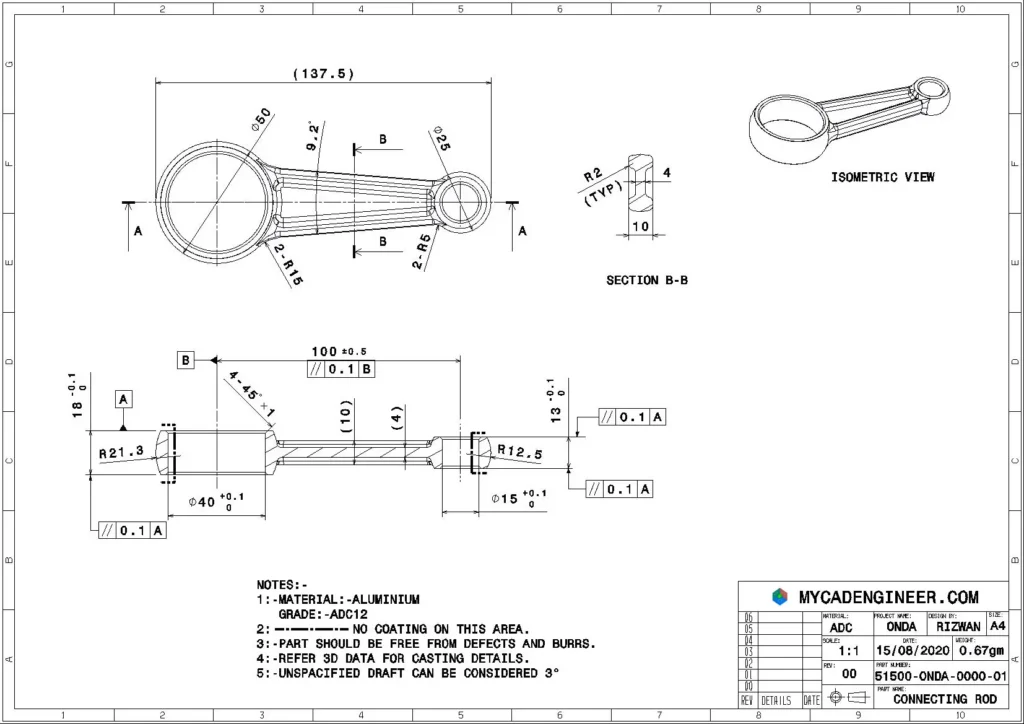
#> input picture training_data/gdt/CONNECTING-ROD-1024x724.webp, 1024 x 724 px; its folder holds only this picture in this run
$ python -i raster_to_dxf.py   (imports and definitions only)
#> lines starting #> are read from the running program, lines starting #| are printed output that depends on the picture; after the words box and inside, x2 and y2 are one past the last pixel; in counts of white or black regions, pixels touching at a corner belong together
### src/segmentation/title_block.py
"""Title block and border segmentation for engineering drawing sheets."""

from __future__ import annotations

from dataclasses import asdict, dataclass
from pathlib import Path
from typing import Iterable

import numpy as np
from PIL import Image, ImageFilter, ImageOps

@dataclass(frozen=True)
class NormalizedBox:
    x: float
    y: float
    w: float
    h: float

    def clipped(self) -> "NormalizedBox":
        x0 = min(max(self.x, 0.0), 1.0)
        y0 = min(max(self.y, 0.0), 1.0)
        x1 = min(max(self.x + self.w, 0.0), 1.0)
        y1 = min(max(self.y + self.h, 0.0), 1.0)
        return NormalizedBox(x0, y0, max(0.0, x1 - x0), max(0.0, y1 - y0))

    # [7 lines left out: function to_pixels, not called in this run]

    def to_dict(self) -> dict[str, float]:
        return asdict(self.clipped())


@dataclass(frozen=True)
class TitleBlockCandidate:
    crop: NormalizedBox
    confidence: float
    score: float
    method: str
    line_rows: int
    line_cols: int
    dark_density: float
    notes: tuple[str, ...]
    present: bool = True

    # [5 lines left out: function to_dict, not called in this run]


@dataclass(frozen=True)
class BorderSegmentation:
    confidence: float
    masks: tuple[NormalizedBox, ...]
    notes: tuple[str, ...]
    present: bool = True

    # [309 lines left out: functions to_dict, analyze_drawing_structure, detect_title_block, estimate_border, detect_projection_regions, not called in this run]


def crop_image(image_path: str | Path, box: NormalizedBox) -> Image.Image:
    image = Image.open(image_path).convert("RGB")
    return image.crop(box.to_pixels(*image.size))


# [20 lines left out: function iter_default_title_block_images, not called in this run]


def _dark_mask(arr: np.ndarray) -> np.ndarray:
    threshold = min(225, max(145, int(np.percentile(arr, 35) + 42)))
    return arr < threshold


# [187 lines left out: functions _fallback_candidate, _group_close_indices, _select_bottom_table_rows, _select_title_block_columns, _horizontal_extent_from_rows, _count_projection_peaks and 8 more, not called in this run]

### src/vectorization/raster_to_dxf.py
"""Convert scanned drawing rasters into simple DXF line evidence.

This module is deliberately CAD-oriented rather than art-vector-oriented. It
extracts straight-line primitives, boxed annotation frames, and review overlays
that downstream segmentation tools can inspect without re-reading pixels.
"""

from __future__ import annotations

from dataclasses import asdict, dataclass
from math import atan2, degrees, hypot
from pathlib import Path
from typing import Iterable

import cv2
import ezdxf
import numpy as np
from PIL import Image, ImageDraw

from src.segmentation.title_block import NormalizedBox


@dataclass(frozen=True)
class VectorSegment:
    x1: float
    y1: float
    x2: float
    y2: float
    length: float
    angle: float
    orientation: str
    source: str = "hough"

    # [9 lines left out: function to_dict, not called in this run]


@dataclass(frozen=True)
class VectorRectangle:
    crop: NormalizedBox
    confidence: float
    kind: str
    line_rows: int
    line_cols: int
    source: str = "vector_rectangles_v1"

    # [4 lines left out: function to_dict, not called in this run]


@dataclass(frozen=True)
class VectorizationResult:
    image_path: str
    width: int
    height: int
    segments: tuple[VectorSegment, ...]
    rectangles: tuple[VectorRectangle, ...]
    threshold_method: str

    # [15 lines left out: function to_dict, not called in this run]


def raster_to_vector(image_path: str | Path, *, max_dimension: int = 1800) -> VectorizationResult:
    """Return line primitives and frame rectangles for a raster drawing image."""
#> called with max_dimension = 1800

    path = Path(image_path)
    gray = cv2.imread(str(path), cv2.IMREAD_GRAYSCALE)
    if gray is None:
        raise ValueError(f"Could not read image: {path}")

    height, width = gray.shape
    scaled, scale = _scale_for_processing(gray, max_dimension=max_dimension)
    threshold = _drawing_threshold(scaled)
    cleaned = cv2.morphologyEx(threshold, cv2.MORPH_CLOSE, cv2.getStructuringElement(cv2.MORPH_RECT, (2, 2)))

    segments = _hough_segments(cleaned, scale=scale)
    segments = _merge_axis_aligned_segments(segments, width=width, height=height)
    rectangles = _dedupe_rectangles(
        [
            *_detect_rectangles(cleaned, scale=scale, width=width, height=height),
            *_detect_rectangles_from_segments(segments, width=width, height=height),
        ]
    )

    return VectorizationResult(
        image_path=str(path),
        width=width,
        height=height,
        segments=tuple(segments),
        rectangles=tuple(rectangles),
        threshold_method="otsu_binary_inverse_morph_close",
    )


# [46 lines left out: functions write_dxf, draw_vector_overlay, not called in this run]


def _scale_for_processing(gray: np.ndarray, *, max_dimension: int) -> tuple[np.ndarray, float]:
#> called with max_dimension = 1800
    height, width = gray.shape
    largest = max(width, height)
#> in raster_to_vector, `scaled, scale = _scale_for_processing(gray, max_dimension=max_dimension)`: scale = 1
    if largest <= max_dimension:
        return gray, 1.0
    scale = max_dimension / largest
    resized = cv2.resize(gray, (int(width * scale), int(height * scale)), interpolation=cv2.INTER_AREA)
    return resized, scale


def _drawing_threshold(gray: np.ndarray) -> np.ndarray:
    blur = cv2.GaussianBlur(gray, (3, 3), 0)
    _, threshold = cv2.threshold(blur, 0, 255, cv2.THRESH_BINARY_INV + cv2.THRESH_OTSU)
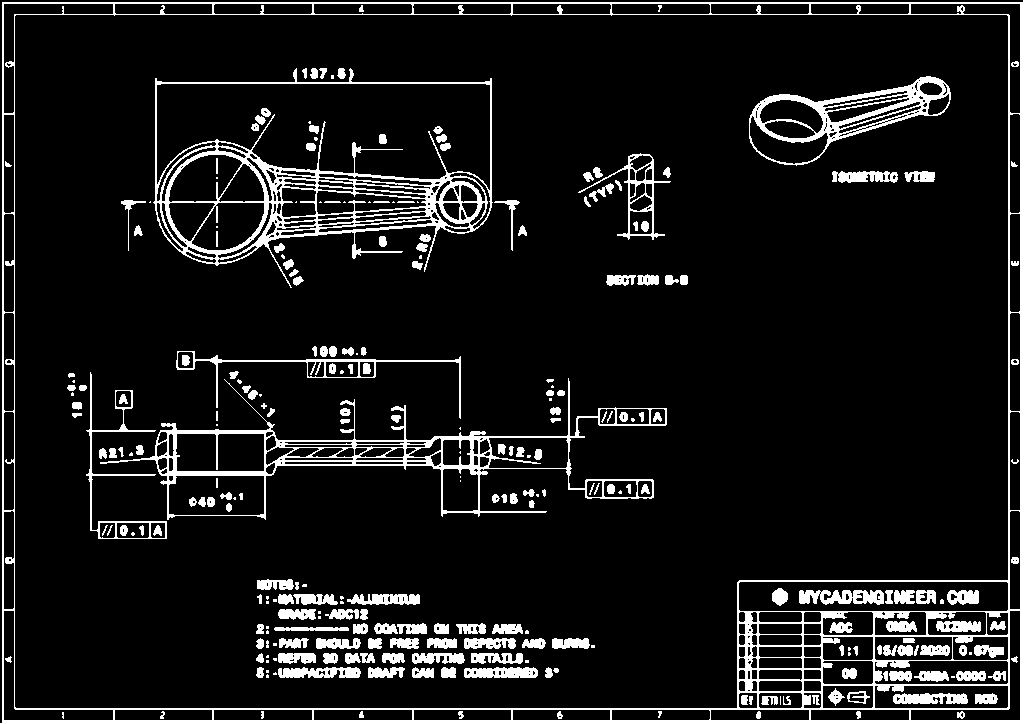
#> threshold: shape (724, 1024); 9.7% white; 275 white regions (63 under 20 px), largest, box (x1, y1, x2, y2) and area: (0, 0, 1024, 724) 22016, (153, 68, 493, 288) 10658, (100, 378, 667, 520) 7150
    threshold = cv2.morphologyEx(threshold, cv2.MORPH_OPEN, cv2.getStructuringElement(cv2.MORPH_RECT, (1, 1)))
    return threshold


def _hough_segments(binary: np.ndarray, *, scale: float) -> list[VectorSegment]:
#> called with scale = 1
    height, width = binary.shape
    edges = cv2.Canny(binary, 50, 150, apertureSize=3)
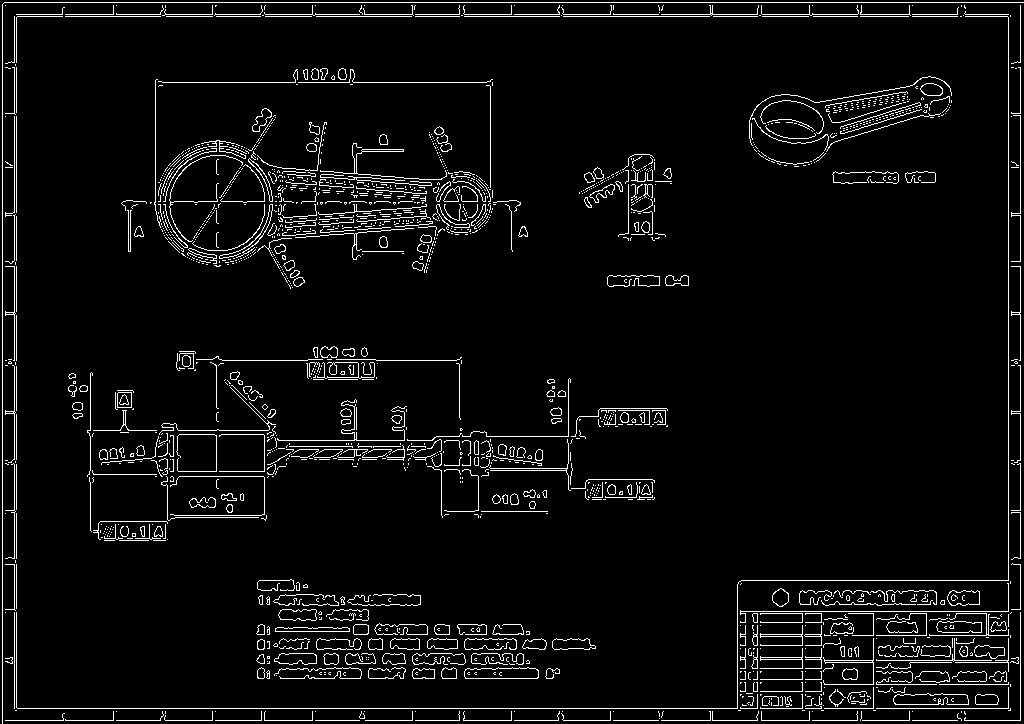
#> edges: shape (724, 1024); 4.8% white in thin lines or dots
    min_line = max(14, int(min(width, height) * 0.025))
    max_gap = max(3, int(min(width, height) * 0.008))
    lines = cv2.HoughLinesP(
        edges,
        rho=1,
        theta=np.pi / 180,
        threshold=max(18, int(min(width, height) * 0.045)),
        minLineLength=min_line,
        maxLineGap=max_gap,
    )
#> lines = 371 rows, first 6: [2, 720, 1020, 720], [14, 16, 1010, 16], [16, 14, 957, 14], [4, 2, 1023, 2], [14, 708, 1010, 708], [16, 710, 16, 17]
    if lines is None:
        return []

    inverse_scale = 1.0 / scale
#> inverse_scale = 1
    segments = []
    for x1, y1, x2, y2 in lines[:, 0, :]:
        ox1, oy1, ox2, oy2 = [float(value) * inverse_scale for value in (x1, y1, x2, y2)]
        segments.append(_make_segment(ox1, oy1, ox2, oy2))
#> this loop made 371 passes
#> (ox1, oy1, ox2, oy2) on passes 1 to 3: (2, 720, 1020, 720), (14, 16, 1010, 16), (16, 14, 957, 14)
    return segments


def _make_segment(x1: float, y1: float, x2: float, y2: float, *, source: str = "hough") -> VectorSegment:
    if x2 < x1 or (abs(x2 - x1) < 1e-6 and y2 < y1):
        x1, y1, x2, y2 = x2, y2, x1, y1
    dx = x2 - x1
    dy = y2 - y1
    length = hypot(dx, dy)
    angle = degrees(atan2(dy, dx)) if length else 0.0
    abs_angle = abs(angle)
    if abs_angle <= 8 or abs_angle >= 172:
        orientation = "horizontal"
        y = round((y1 + y2) / 2.0, 2)
        return VectorSegment(x1, y, x2, y, length, 0.0, orientation, source)
    if 82 <= abs_angle <= 98:
        orientation = "vertical"
        x = round((x1 + x2) / 2.0, 2)
        y_low, y_high = sorted((y1, y2))
        return VectorSegment(x, y_low, x, y_high, length, 90.0, orientation, source)
    return VectorSegment(x1, y1, x2, y2, length, angle, "diagonal", source)


def _merge_axis_aligned_segments(segments: Iterable[VectorSegment], *, width: int, height: int) -> list[VectorSegment]:
#> called with width = 1024, height = 724
    result: list[VectorSegment] = []
    by_orientation = {"horizontal": [], "vertical": []}
    for segment in segments:
        if segment.orientation in by_orientation:
            by_orientation[segment.orientation].append(segment)
        elif segment.length >= max(8, min(width, height) * 0.015):
            result.append(segment)

    tolerance = max(2.0, min(width, height) * 0.003)
    gap = max(5.0, min(width, height) * 0.012)
    min_length = max(10.0, min(width, height) * 0.018)
    for orientation, items in by_orientation.items():
        coord_key = (lambda item: item.y1) if orientation == "horizontal" else (lambda item: item.x1)
        items = sorted(items, key=lambda item: (coord_key(item), item.x1 if orientation == "horizontal" else item.y1))
        groups: list[list[VectorSegment]] = []
        for item in items:
            if not groups or abs(coord_key(item) - coord_key(groups[-1][-1])) > tolerance:
                groups.append([item])
            else:
                groups[-1].append(item)
        for group in groups:
            if orientation == "horizontal":
                y = float(np.median([item.y1 for item in group]))
                intervals = sorted((min(item.x1, item.x2), max(item.x1, item.x2)) for item in group)
                result.extend(_merge_intervals_to_segments(intervals, fixed=y, orientation=orientation, gap=gap, min_length=min_length))
            else:
                x = float(np.median([item.x1 for item in group]))
                intervals = sorted((min(item.y1, item.y2), max(item.y1, item.y2)) for item in group)
                result.extend(_merge_intervals_to_segments(intervals, fixed=x, orientation=orientation, gap=gap, min_length=min_length))
    return sorted(result, key=lambda item: (item.orientation, item.y1, item.x1, -item.length))


def _merge_intervals_to_segments(
    intervals: list[tuple[float, float]],
    *,
    fixed: float,
    orientation: str,
    gap: float,
    min_length: float,
) -> list[VectorSegment]:
    if not intervals:
        return []
    merged: list[tuple[float, float]] = []
    start, end = intervals[0]
    for next_start, next_end in intervals[1:]:
        if next_start - end <= gap:
            end = max(end, next_end)
        else:
            merged.append((start, end))
            start, end = next_start, next_end
    merged.append((start, end))

    segments = []
    for start, end in merged:
        if end - start < min_length:
            continue
        if orientation == "horizontal":
            segments.append(_make_segment(start, fixed, end, fixed, source="merged_hough"))
        else:
            segments.append(_make_segment(fixed, start, fixed, end, source="merged_hough"))
    return segments


def _detect_rectangles(binary: np.ndarray, *, scale: float, width: int, height: int) -> list[VectorRectangle]:
#> called with scale = 1, width = 1024, height = 724
    proc_h, proc_w = binary.shape
    horizontal = cv2.morphologyEx(
        binary,
        cv2.MORPH_OPEN,
        cv2.getStructuringElement(cv2.MORPH_RECT, (max(8, proc_w // 80), 1)),
    )
    vertical = cv2.morphologyEx(
        binary,
        cv2.MORPH_OPEN,
        cv2.getStructuringElement(cv2.MORPH_RECT, (1, max(6, proc_h // 90))),
    )
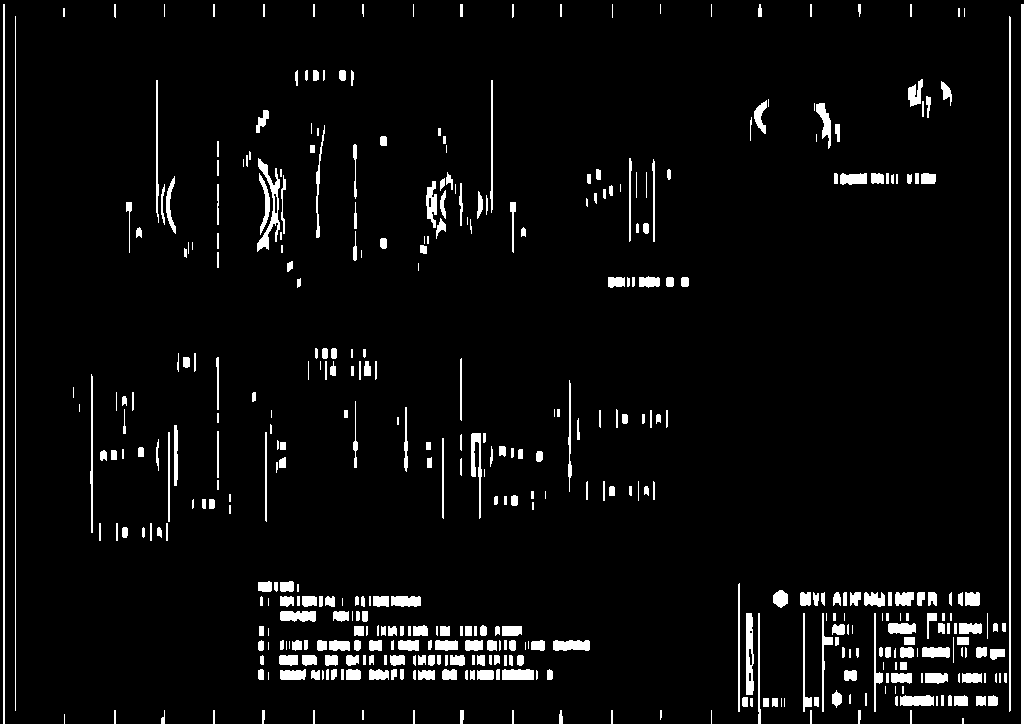
#> vertical: shape (724, 1024); 5% white; 442 white regions (87 under 20 px), largest, box (x1, y1, x2, y2) and area: (1021, 4, 1024, 724) 2160, (3, 4, 5, 724) 1440, (1009, 16, 1011, 712) 1390
    ruled = cv2.bitwise_or(horizontal, vertical)
    closed = cv2.morphologyEx(ruled, cv2.MORPH_CLOSE, cv2.getStructuringElement(cv2.MORPH_RECT, (5, 3)))
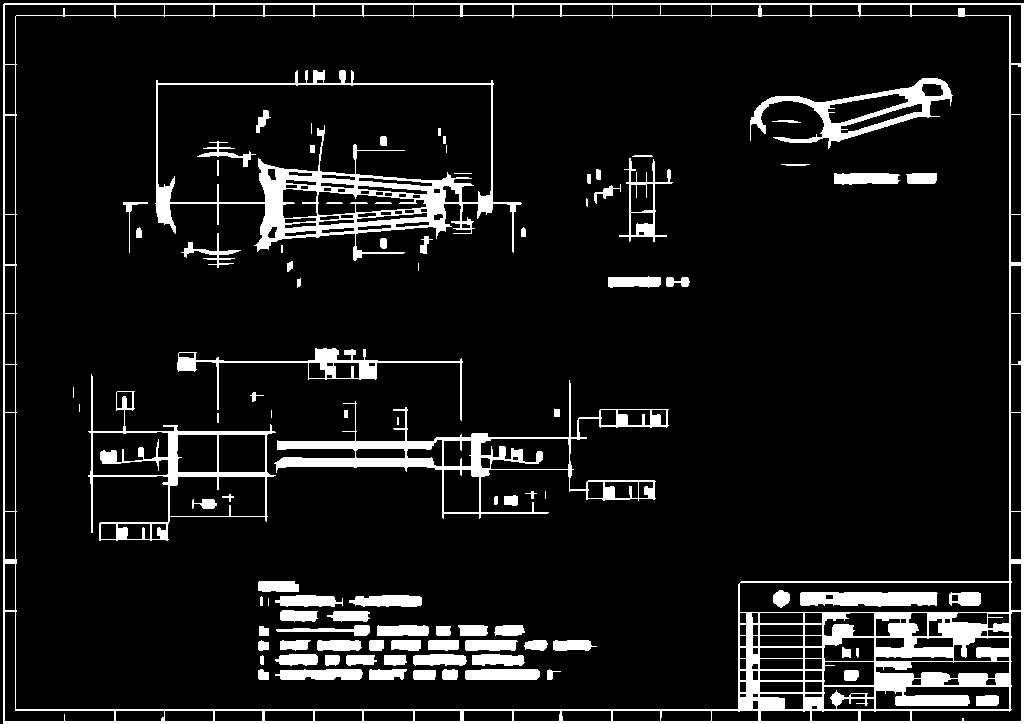
#> closed: shape (724, 1024); 9.8% white; 97 white regions (12 under 20 px), largest, box (x1, y1, x2, y2) and area: (3, 3, 1024, 724) 26332, (155, 70, 522, 261) 10152, (274, 380, 669, 519) 6563
    contours, _ = cv2.findContours(closed, cv2.RETR_EXTERNAL, cv2.CHAIN_APPROX_SIMPLE)
    rectangles: list[VectorRectangle] = []
    inverse_scale = 1.0 / scale
    for contour in contours:
        x, y, w, h = cv2.boundingRect(contour)
        ow = w * inverse_scale
        oh = h * inverse_scale
        if not _rectangle_size_ok(ow, oh, width, height):
            continue
        roi_h = horizontal[y : y + h, x : x + w]
        roi_v = vertical[y : y + h, x : x + w]
        line_rows = int((roi_h.sum(axis=1) > 255 * w * 0.22).sum())
        line_cols = int((roi_v.sum(axis=0) > 255 * h * 0.22).sum())
        if line_rows < 2 or line_cols < 2:
            continue
        ox = x * inverse_scale
        oy = y * inverse_scale
        pad = max(2, int(min(width, height) * 0.003))
        crop = NormalizedBox(
            (ox - pad) / width,
            (oy - pad) / height,
            (ow + 2 * pad) / width,
            (oh + 2 * pad) / height,
        ).clipped()
        kind = "feature_control_frame" if line_cols >= 3 and ow / max(oh, 1.0) >= 2.0 else "boxed_annotation"
        confidence = min(0.95, 0.28 + min(line_rows / 3, 1) * 0.23 + min(line_cols / 5, 1) * 0.25 + min((ow / max(oh, 1) - 1) / 4, 1) * 0.19)
        rectangles.append(VectorRectangle(crop=crop, confidence=round(confidence, 3), kind=kind, line_rows=line_rows, line_cols=line_cols))
#> this loop made 1 pass
    return rectangles


def _detect_rectangles_from_segments(
    segments: Iterable[VectorSegment],
    *,
    width: int,
    height: int,
) -> list[VectorRectangle]:
#> called with width = 1024, height = 724
    horizontal = [item for item in segments if item.orientation == "horizontal"]
    vertical = [item for item in segments if item.orientation == "vertical"]
    rectangles: list[VectorRectangle] = []
    y_min = max(8.0, height * 0.014)
    y_max = min(height * 0.16, max(80.0, height * 0.13))
    side_tolerance = max(5.0, width * 0.01)
    vertical_tolerance = max(5.0, height * 0.014)

    for top_index, top in enumerate(horizontal):
        top_x0, top_x1 = sorted((top.x1, top.x2))
        if top_x1 - top_x0 < max(18.0, width * 0.026):
            continue
        for bottom in horizontal[top_index + 1 :]:
            y0, y1 = sorted((top.y1, bottom.y1))
            box_h = y1 - y0
            if box_h < y_min or box_h > y_max:
                continue
            bottom_x0, bottom_x1 = sorted((bottom.x1, bottom.x2))
            overlap = min(top_x1, bottom_x1) - max(top_x0, bottom_x0)
            if overlap < min(top_x1 - top_x0, bottom_x1 - bottom_x0) * 0.48:
                continue
            box_x0 = min(top_x0, bottom_x0)
            box_x1 = max(top_x1, bottom_x1)
            box_w = box_x1 - box_x0
            if not _rectangle_size_ok(box_w, box_h, width, height):
                continue

            supporting_verticals = []
            for vert in vertical:
                vx = vert.x1
                vy0, vy1 = sorted((vert.y1, vert.y2))
                if vx < box_x0 - side_tolerance or vx > box_x1 + side_tolerance:
                    continue
                if vy0 > y0 + vertical_tolerance or vy1 < y1 - vertical_tolerance:
                    continue
                supporting_verticals.append(vert)
            distinct_xs = _distinct_values([item.x1 for item in supporting_verticals], tolerance=side_tolerance)
            if len(distinct_xs) < 2:
                continue

            left_x = min(distinct_xs)
            right_x = max(distinct_xs)
            if right_x - left_x >= box_w * 0.52:
                box_x0 = min(box_x0, left_x)
                box_x1 = max(box_x1, right_x)
                box_w = box_x1 - box_x0
            pad = max(2, int(min(width, height) * 0.003))
            crop = NormalizedBox(
                (box_x0 - pad) / width,
                (y0 - pad) / height,
                (box_w + 2 * pad) / width,
                (box_h + 2 * pad) / height,
            ).clipped()
            line_cols = len(distinct_xs)
            kind = "feature_control_frame" if line_cols >= 3 and box_w / max(box_h, 1.0) >= 2.0 else "boxed_annotation"
            confidence = min(
                0.92,
                0.33
                + min(line_cols / 5.0, 1.0) * 0.27
                + min((box_w / max(box_h, 1.0) - 0.8) / 4.0, 1.0) * 0.2
                + min(overlap / max(box_w, 1.0), 1.0) * 0.12,
            )
            rectangles.append(
                VectorRectangle(
                    crop=crop,
                    confidence=round(confidence, 3),
                    kind=kind,
                    line_rows=2,
                    line_cols=line_cols,
                    source="merged_segment_rectangles_v1",
                )
            )
#> this loop made 137 passes
    return rectangles


def _rectangle_size_ok(w: float, h: float, image_w: int, image_h: int) -> bool:
    if h < max(9, image_h * 0.014) or h > image_h * 0.16:
        return False
    if w < max(18, image_w * 0.026) or w > image_w * 0.42:
        return False
    return w / max(h, 1) >= 0.75


def _dedupe_rectangles(rectangles: list[VectorRectangle]) -> tuple[VectorRectangle, ...]:
    kept: list[VectorRectangle] = []
    for rectangle in sorted(rectangles, key=lambda item: item.confidence, reverse=True):
        if any(_box_iou(rectangle.crop, other.crop) > 0.52 for other in kept):
            continue
        kept.append(rectangle)
#> this loop made 111 passes
    return tuple(sorted(kept, key=lambda item: (item.crop.y, item.crop.x)))


def _distinct_values(values: Iterable[float], *, tolerance: float) -> list[float]:
    distinct: list[float] = []
    for value in sorted(values):
        if not distinct or abs(value - distinct[-1]) > tolerance:
            distinct.append(value)
    return distinct


def _box_iou(a: NormalizedBox, b: NormalizedBox) -> float:
    ax1, ay1 = a.x + a.w, a.y + a.h
    bx1, by1 = b.x + b.w, b.y + b.h
    ix = max(0.0, min(ax1, bx1) - max(a.x, b.x))
    iy = max(0.0, min(ay1, by1) - max(a.y, b.y))
    inter = ix * iy
    union = a.w * a.h + b.w * b.h - inter
    return inter / max(union, 1e-6)

>>> result = raster_to_vector('../../training_data/gdt/CONNECTING-ROD-1024x724.webp')
